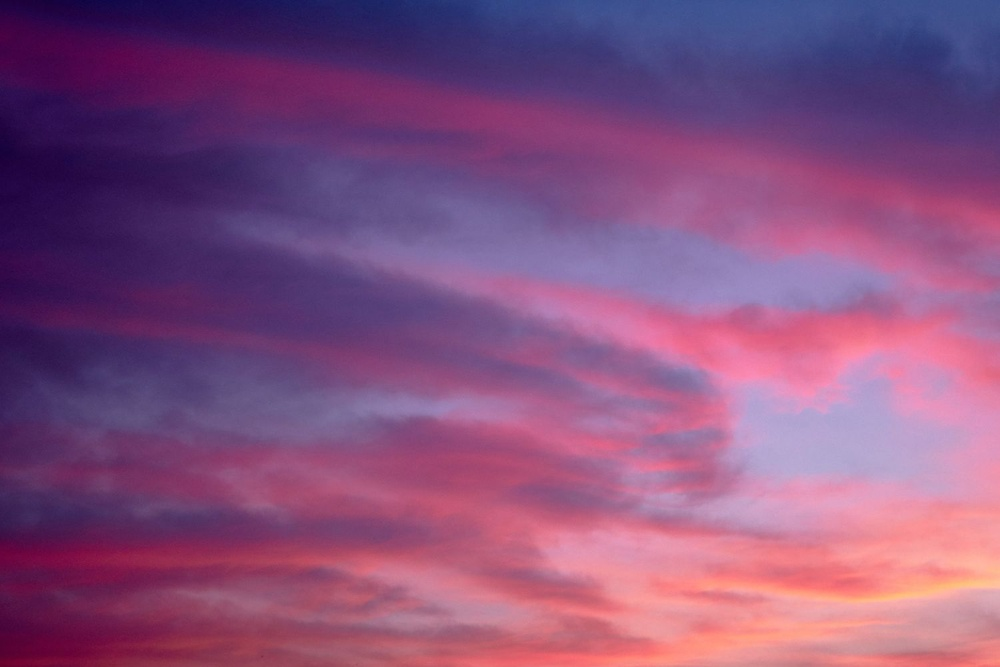
#> input picture image-search/sunrise-over-sea-red-orange-sun-low-hori-1.jpg, 1000 x 667 px, shrunk from 1500 x 1000 before the run
$ python framestats.py ../../image-search/sunrise-over-sea-red-orange-sun-low-hori-1.jpg
#> lines starting #> are read from the running program, lines starting #| are printed output that depends on the picture
#!/usr/bin/env python3
"""framestats.py — 无视觉能力下的客观帧分析。
用法: python3 framestats.py <img.png> [<img2.png> ...]
输出: 全图/九宫格亮度与色相统计、上方 1/3 天空带、中部海面带、饱和度分布。
"""
import sys
import numpy as np
from PIL import Image

def stats(path):
    im = np.asarray(Image.open(path).convert('RGB'), dtype=np.float32) / 255.0
    h, w, _ = im.shape
#> h = 667; w = 1000
    lum = 0.2126 * im[..., 0] + 0.7152 * im[..., 1] + 0.0722 * im[..., 2]
    mx = im.max(axis=-1); mn = im.min(axis=-1)
    sat = np.where(mx > 1e-6, (mx - mn) / np.maximum(mx, 1e-6), 0)
    print(f'== {path}  {w}x{h}')
#| == ../../image-search/sunrise-over-sea-red-orange-sun-low-hori-1.jpg  1000x667
    print(f'  global   lum mean={lum.mean():.4f} p50={np.median(lum):.4f} p95={np.quantile(lum,0.95):.4f} p99={np.quantile(lum,0.99):.4f}  sat mean={sat.mean():.4f}')
#|   global   lum mean=0.3747 p50=0.3508 p95=0.6720 p99=0.7010  sat mean=0.5017
    # 色相平均（只算有色像素）
    r, g, b = im[..., 0], im[..., 1], im[..., 2]
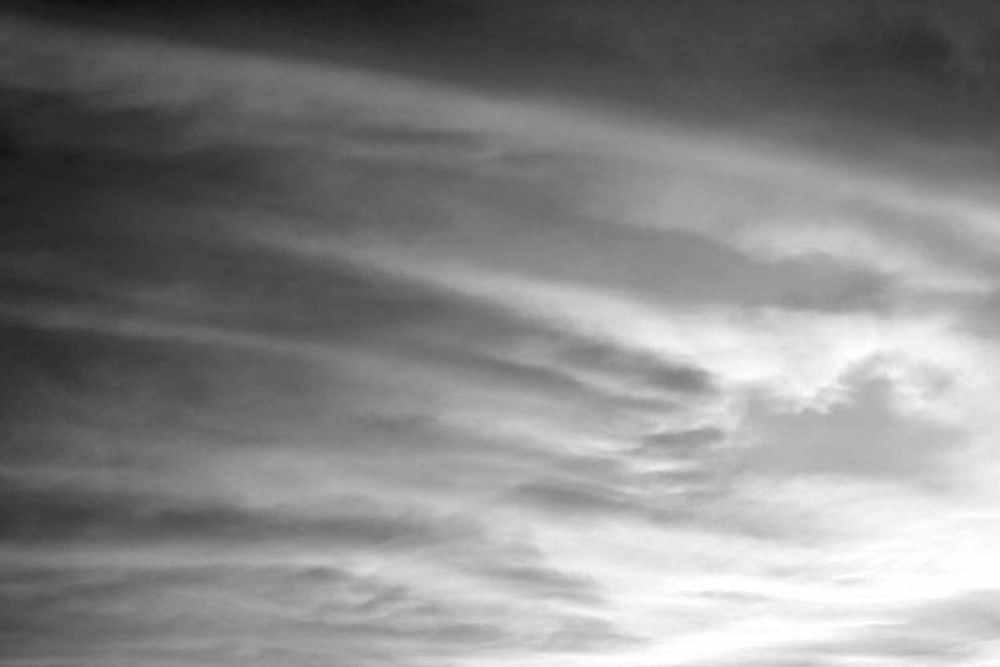
#> r: shape (667, 1000) float32; min 0.0549, max 1, mean 0.529
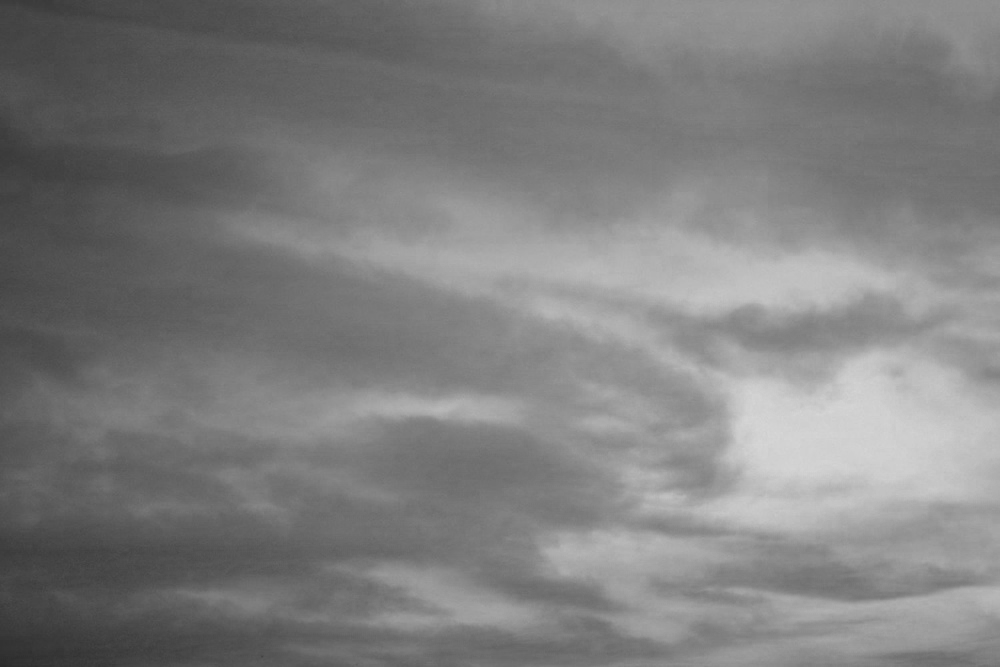
#> b: shape (667, 1000) float32; min 0.165, max 0.843, mean 0.496
    tint = np.stack([r - lum, g - lum, b - lum], axis=-1)
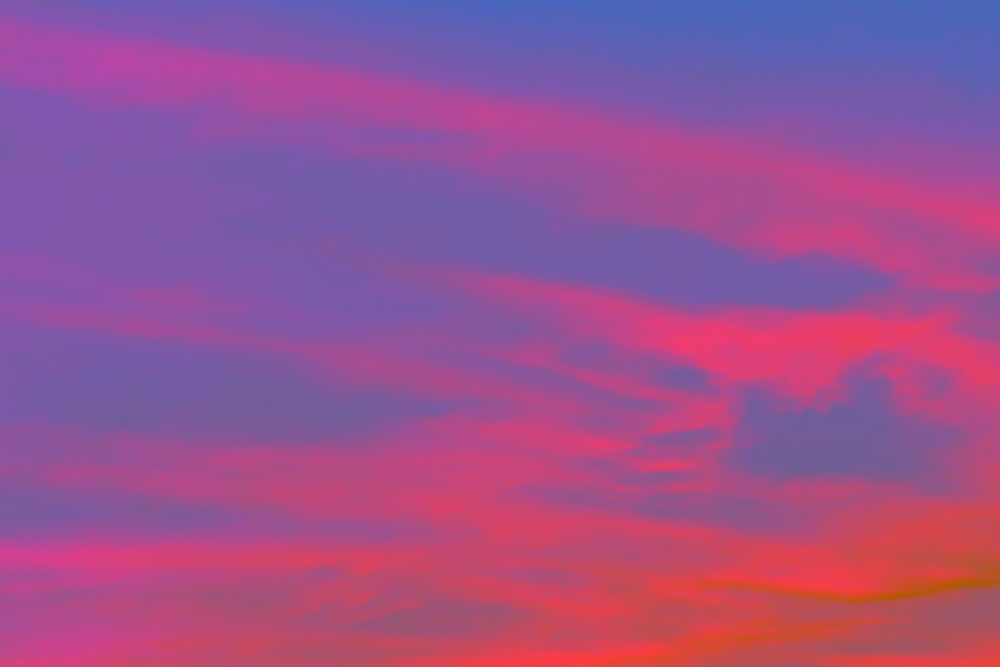
#> tint: shape (667, 1000, 3) float32; mean of channels 0, 1, 2 0.154, -0.0581, 0.121; drawn with min black and max white
    print(f'  tint     R-G={ (r-g).mean():+.4f}  G-B={ (g-b).mean():+.4f}  (正=偏暖/负=偏青)')
#|   tint     R-G=+0.2123  G-B=-0.1793  (正=偏暖/负=偏青)
    bands = [('sky top 0-18%', 0.0, 0.18), ('horizon 18-38%', 0.18, 0.38), ('sea 38-70%', 0.38, 0.70), ('fore 70-100%', 0.70, 1.0)]
    for name, a, bnd in bands:
        seg = im[int(h*a):int(h*bnd)]
        lseg = lum[int(h*a):int(h*bnd)]
        sseg = sat[int(h*a):int(h*bnd)]
        rr, gg, bb = seg[..., 0].mean(), seg[..., 1].mean(), seg[..., 2].mean()
        print(f'  {name:16s} lum={lseg.mean():.4f} p95={np.quantile(lseg,0.95):.4f} sat={sseg.mean():.4f} rgb=({rr:.3f},{gg:.3f},{bb:.3f})')
#> this loop made 4 passes
#> (rr, gg, bb) on passes 1 to 4: (0.277, 0.184, 0.427), (0.428, 0.251, 0.469), (0.563, 0.364, 0.556), (0.71, 0.389, 0.491)
#|   sky top 0-18%    lum=0.2214 p95=0.3255 sat=0.6268 rgb=(0.277,0.184,0.427)
#|   horizon 18-38%   lum=0.3042 p95=0.4729 sat=0.5269 rgb=(0.428,0.251,0.469)
#|   sea 38-70%       lum=0.4200 p95=0.6704 sat=0.4299 rgb=(0.563,0.364,0.556)
#|   fore 70-100%     lum=0.4650 p95=0.6918 sat=0.4863 rgb=(0.710,0.389,0.491)
#> pass 1, in stats, `sseg = sat[int(h*a):int(h*bnd)]`:
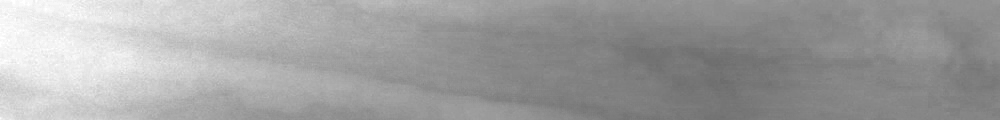
#> sseg: shape (120, 1000) float32; min 0.421, max 1, mean 0.627
#> pass 2, in stats, `seg = im[int(h*a):int(h*bnd)]`:
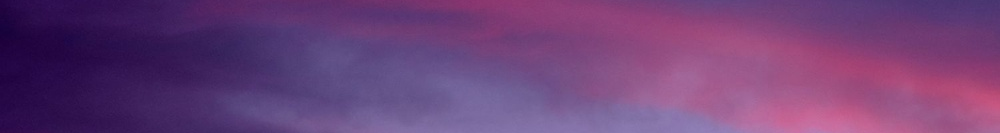
#> seg: shape (133, 1000, 3) float32; mean R, G, B 0.428, 0.251, 0.469
#> after the loop:
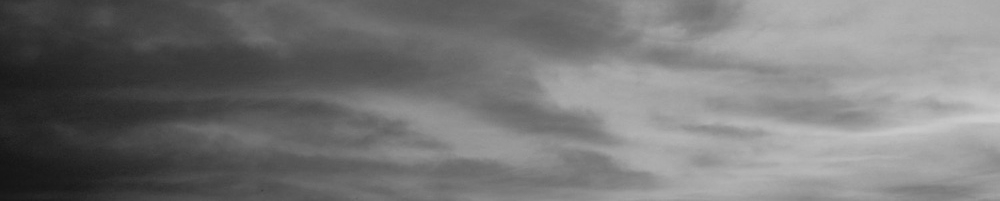
#> lseg: shape (201, 1000) float32; min 0.0807, max 0.803, mean 0.465
#> after the loop:
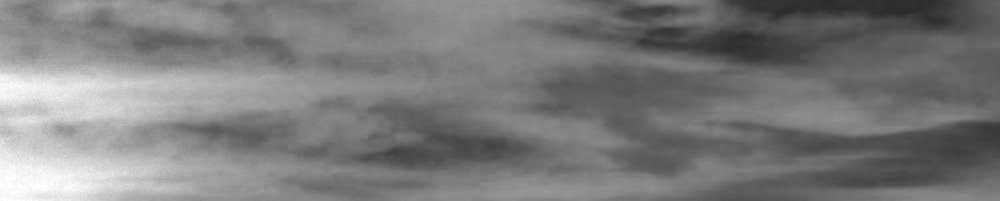
#> sseg: shape (201, 1000) float32; min 0.168, max 1, mean 0.486
    # 高亮像素占比（波光/雪/白线）
    for t in (0.35, 0.5, 0.75):
        frac = (lum > t).mean()
        print(f'  lum>{t:.2f}  frac={frac*100:6.2f}%')
#> this loop made 3 passes
#> frac on passes 1 to 3: 0.501, 0.259, 0.00218
#|   lum>0.35  frac= 50.13%
#|   lum>0.50  frac= 25.87%
#|   lum>0.75  frac=  0.22%

for p in sys.argv[1:]:
    stats(p)
